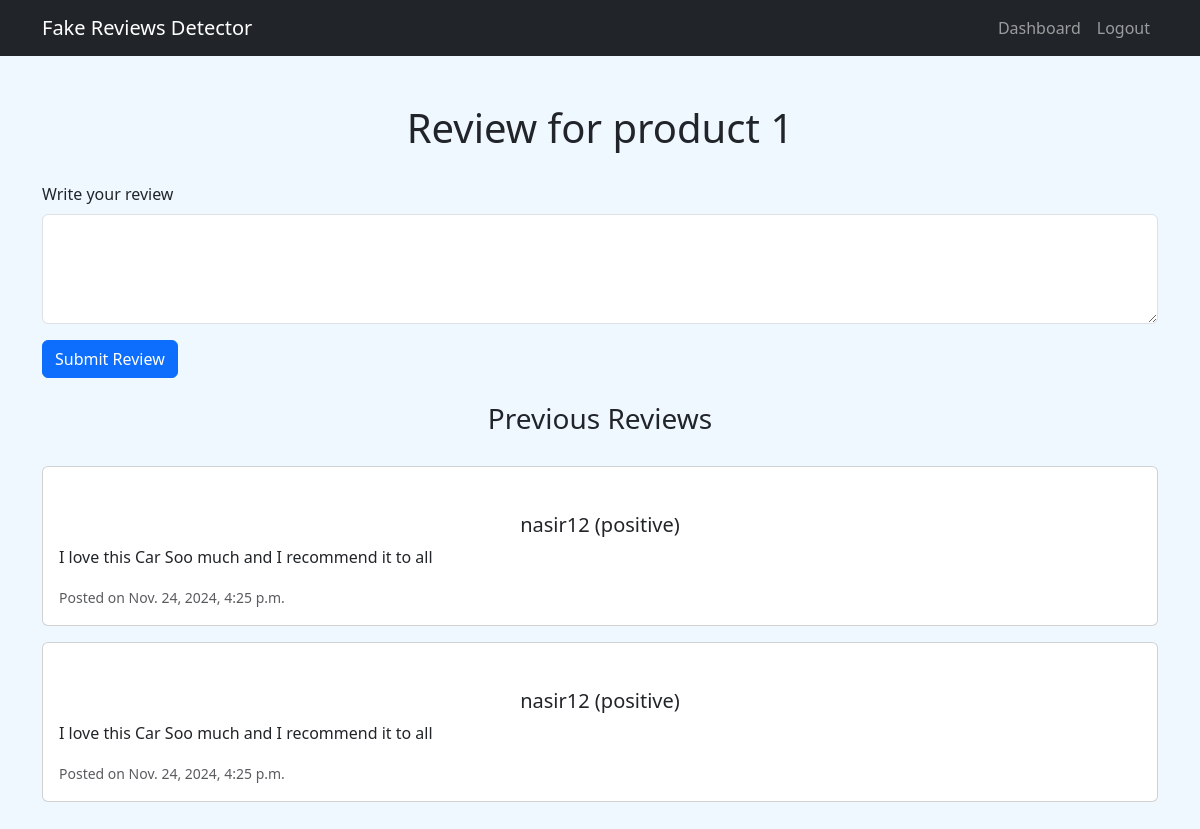
Page /product/1/add_review/ (signed in) on the committed database.
### reviews/models.py (models this page shows, shortened)
class Product(models.Model):
    product_id = models.AutoField(primary_key=True)  # Unique ID for each product
    image = models.ImageField(upload_to='product_images/', blank=True, null=True)  # Field to store product image
    product_name = models.CharField(max_length=255, null=False)  # Name of the product
    category = models.CharField(max_length=100, blank=True, null=True)  # Category of the product
    description = models.TextField(blank=True, null=True)  # Description of the product
    added_at = models.DateTimeField(auto_now_add=True)  # Timestamp when product was added

class Review(models.Model):
    review_id = models.AutoField(primary_key=True)
    product = models.ForeignKey(Product, related_name='reviews', on_delete=models.CASCADE)
    user = models.ForeignKey(User, on_delete=models.CASCADE)
    review_text = models.TextField()
    ip_address = models.CharField(max_length=50)  # Store the IP address as a string
    sentiment_label = models.CharField(max_length=50, null=True, blank=True)
    sentiment_score = models.FloatField(null=True, blank=True)
    is_fake = models.BooleanField(default=False)
    timestamp = models.DateTimeField(default=timezone.now)

### reviews/views.py (the view, shortened to what this page needs)
# urls.py: path('product/<int:product_id>/add_review/', views.add_review, name='add_review'),
@login_required
def add_review(request, product_id):
    product = get_object_or_404(Product, pk=product_id)
    if Review.objects.filter(user=request.user, product=product).exists():
        pass
    return render(request, 'add_review.html', {'product': product})

### templates/add_review.html (shortened to what this page needs)
{% extends 'base.html' %}
{% block content %}
<div class="mt-4">
    <h1>Review for {{ product.product_name }}</h1>
    <form method="POST">
        <div class="mb-3">
            <label for="review_text" class="form-label">Write your review</label>
            <textarea class="form-control" id="review_text" name="review_text" rows="4" required></textarea>
        </div>
        <button type="submit" class="btn btn-primary">Submit Review</button>
    </form>
    <h3 class="mt-4">Previous Reviews</h3>
    {% for review in product.reviews.all %}
        <div class="card mb-3">
            <div class="card-body">
                <h5 class="card-title">{{ review.user.username }} ({{ review.sentiment_label }})</h5>
                <p class="card-text">{{ review.review_text }}</p>
                <p class="card-text"><small class="text-muted">Posted on {{ review.timestamp }}</small></p>
            </div>
        </div>
    {% empty %}
        <p>No reviews yet.</p>
    {% endfor %}
</div>
{% endblock %}

### rows in the picture
Product: product_name "product 1"
Review: user.username "nasir12", sentiment_label "positive", review_text "I love this Car Soo much and I recommend it to all", timestamp "Nov. 24, 2024, 4:25 p.m."
Review: user.username "nasir12", sentiment_label "positive", review_text "I love this Car Soo much and I recommend it to all", timestamp "Nov. 24, 2024, 4:25 p.m."
